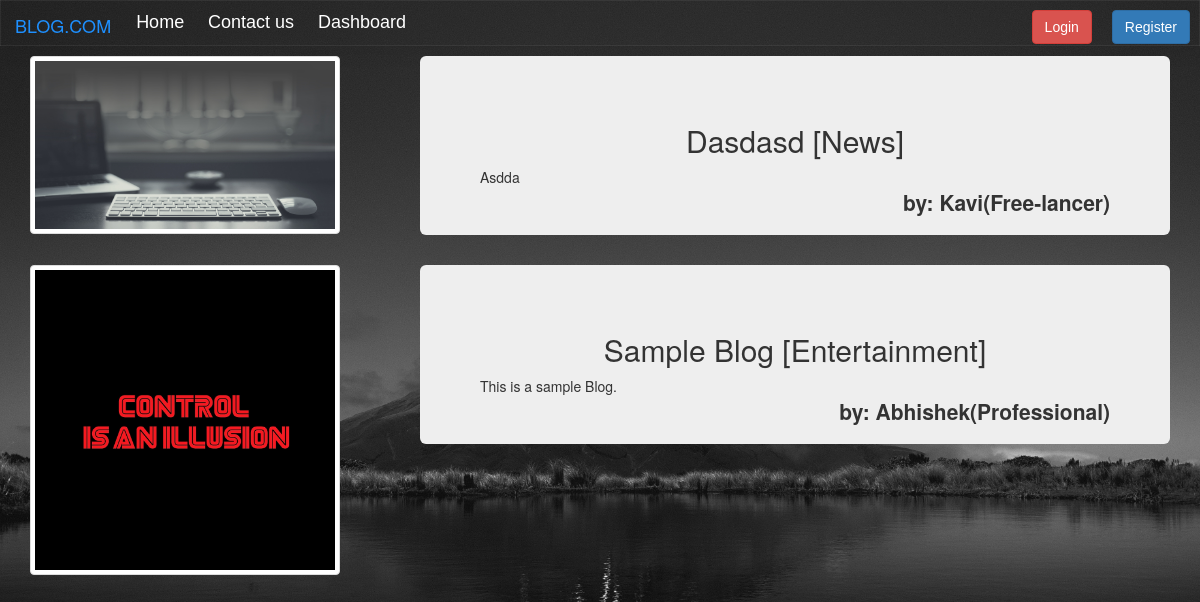
The page / on the database its author committed.
### tables this page shows
CREATE TABLE `blogs_table` (
  `id` int(11) NOT NULL,
  `did` varchar(11) NOT NULL,
  `name` varchar(50) NOT NULL,
  `profession` varchar(50) NOT NULL,
  `category` varchar(50) NOT NULL,
  `title` varchar(100) NOT NULL,
  `image` varchar(5000) NOT NULL,
  `description` varchar(5000) NOT NULL
);

### index.php (the view, shortened to what this page needs)
<!DOCTYPE HTML>
<html>
<head>
<link rel="stylesheet" href="assets/css/bootstrap.min.css">
<link rel="stylesheet" href="index.css">
</head>
  <body>
    <nav>
      <div class="navbar-header">
      <a href="index.php" class="navbar-brand">BLOG.COM</a>
      </div>
      <ul>
      <li><a href="index.php">Home</a></li>
      <li><a href="query.php">Contact us</a></li>
      <li><a href="User/user_dashboard.php">Dashboard</a></li>
      <li id="log"><a href="User/user_registration.php"><button class="btn btn-primary">Register</button></a></li>
      <li class="dropdown" id="log"><a class="dropdown-toggle" data-toggle="dropdown" ><button class="btn btn-danger">Login</button></a>
        </li>
        </ul>
</nav>
<?php
    include("connection.php");
    $query = "SELECT * FROM blogs_table ORDER BY id DESC LIMIT 0,10";
    $data = mysqli_query($conn,$query);
    $total = mysqli_num_rows($data);
    if($total>0)
    {
        echo "<div class='container'>";
        while($rs = mysqli_fetch_assoc($data))
        {
?>
            <div class="row">
            <div class="col-md-4">
            <img src="htdocs/blogs_spot/<?php echo $rs['image']; ?>" height="280" width="310" class="img-thumbnail">
            </div>
            <div class="col-md-8">
            <div class="jumbotron">
            <h2><center>
            <?php echo ucfirst($rs['title']);?>
            [<?php echo $rs['category']; ?>]</center>
            </h2>
            <?php echo ucfirst($rs['description']); ?><br>
            <p style="float:right;"><strong>by: <?php echo $rs['name']; ?>(<?php echo $rs['profession']; ?>)</strong></p>
                    </div>
            </div>
            </div>
            <?php
                    }
                    echo "</div>";
                    }
                else
                {
                }
            ?>
</body>
</html>

### index.css (style rules this page uses)
nav ul { background:linear gradient (90deg , rgba(255,255,255,0)0%,rgba(255,255,255,0.2)25%,rgba(255,255,255,0.2)75%,rgba(255,255,255,0)100%); box-shadow:0 0 25px rgba(0,0,0,0.1),inset 0 0 1px rgba(255,255,255,0.6); }
nav ul li { display: inline-block; }
nav ul li a { padding: 10px; color:#FFFFFF; font-size: 18px; font-family: Arial; text-decoration: none; display:block; }
.navbar-brand { color:white; }
#log { float: right; }

### index.php (style rules this page uses)
body { background-image: url('new.jpg'); background-color:#d7bde2; height: 730px; background-position: center; background-repeat: no-repeat; background-size: cover; }

### rows shown on the page
blogs_table: image (picture), title "Dasdasd", category "News", description "Asdda", name "Kavi", profession "Free-lancer"
blogs_table: image (picture), title "Sample Blog", category "Entertainment", description "This is a sample Blog.", name "Abhishek", profession "Professional"
